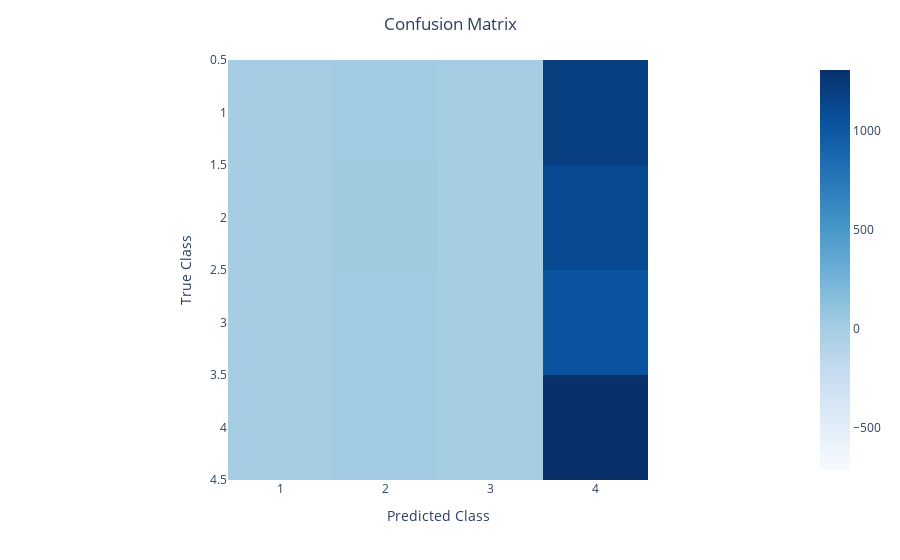

Notebook cell for this chart:
### Code cell
cm = confusion_matrix(y_test, y_pred)

# Define class labels
class_labels = np.unique(y)

# Create a labeled heatmap using seaborn
fig = px.imshow(
    cm,
    labels=dict(x="Predicted Class", y="True Class"),
    x=class_labels,
    y=class_labels,
    color_continuous_scale="Blues",
    color_continuous_midpoint=np.average(cm),
)

fig.update_layout(
    title='Confusion Matrix',
    xaxis_title='Predicted Class',
    yaxis_title='True Class',
    title_x=0.5,
)

# Show the figure
fig.show()
fig.write_html("confusion_matrix.html",full_html=True)

### Figure 1 — Plotly figure (JSON) as saved in the notebook; plotly's stock layout.template omitted (floating-point values rounded to 4 significant figures)
{"data": [{"coloraxis": "coloraxis", "hovertemplate": "Predicted Class: %{x}<br>True Class: %{y}<br>color: %{z}<extra></extra>", "name": "0", "type": "heatmap", "x": [1, 2, 3, 4], "xaxis": "x", "y": [1, 2, 3, 4], "yaxis": "y", "z": [[0, 24, 0, 1191], [0, 37, 0, 1102], [0, 24, 0, 1036], [0, 28, 0, 1304]]}], "layout": {"coloraxis": {"cmid": 296.6, "colorscale": [[0, "rgb(247,251,255)"], [0.125, "rgb(222,235,247)"], [0.25, "rgb(198,219,239)"], [0.375, "rgb(158,202,225)"], [0.5, "rgb(107,174,214)"], [0.625, "rgb(66,146,198)"], [0.75, "rgb(33,113,181)"], [0.875, "rgb(8,81,156)"], [1, "rgb(8,48,107)"]]}, "margin": {"t": 60}, "title": {"text": "Confusion Matrix", "x": 0.5}, "xaxis": {"anchor": "y", "constrain": "domain", "domain": [0, 1], "scaleanchor": "y", "title": {"text": "Predicted Class"}}, "yaxis": {"anchor": "x", "autorange": "reversed", "constrain": "domain", "domain": [0, 1], "title": {"text": "True Class"}}}}
